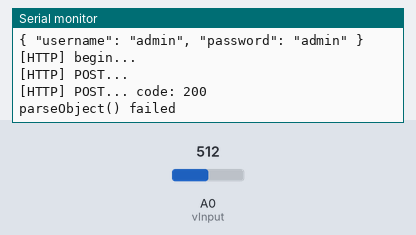
This sketch was run on a simulated ESP8266 (Wemos D1 mini). On the bench: the last lines printed to the serial monitor. The inputs (shaded band) are chosen by the test bench; at power-on: A0 (vInput) = 512. WiFi joins after 1.5 s; servers stay silent unless stated; uploads are accepted with an empty reply.

Above: at 2.9 s.
3.0 s: A0 (vInput) set to 716
At 4.2 s:
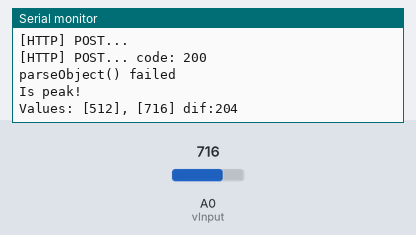
4.5 s: A0 (vInput) set to 900
At 11.7 s:
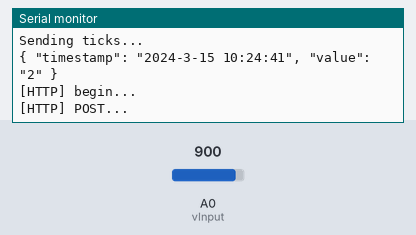

The sketch:

wemos.ino
```cpp
/*Defines*/
#define API_HOST "emonapi.brdk.nl"
#define API_USERNAME "admin"
#define API_PASSWD "admin"

#define API_LOGIN_URI "/login"
#define API_MEASUREMENT_URI "/measurement"

/*Includes*/
#include <ESP8266WiFi.h>          //https://github.com/esp8266/Arduino

//needed for library
#include <DNSServer.h>
#include <ESP8266WebServer.h>
#include <WiFiManager.h>         //https://github.com/tzapu/WiFiManager

#include <ESP8266HTTPClient.h>

#include <TimeLib.h>
#include <WiFiUdp.h>
#include <stdio.h>

#include <ArduinoJson.h>
#include <cstring>

/* Time / NTP stuff */
unsigned int localUDPPort = 2390;      // local port to listen for UDP packets
IPAddress timeServerIP; // time.nist.gov NTP server address
const char* ntpServerName = "time.nist.gov";

const int NTP_PACKET_SIZE = 48; // NTP time stamp is in the first 48 bytes of the message
byte packetBuffer[NTP_PACKET_SIZE]; //buffer to hold incoming and outgoing packets

WiFiUDP Udp; // A UDP instance to let us send and receive packets over UDP

const int timeZone = 0;     // UTC Time
//const int timeZone = 1;     // Central European Time

time_t prevDisplay = 0; // when the digital clock was displayed
time_t lastHttpRequest = 0;

String timestamp;

/*Pins*/
const byte vInput = A0;

/*LDR values and dif margin*/
int oldValue = -1;
int newValue = -1;
int dif = 0;
const int minDif = 10;
const int maxDif = 300;

/*Tick*/
int tick = 0;

void nextValue();
void printValues();
void calcDif();
boolean isPeak();

int HTTPPostFunc(char* URI, const char* reqJson, const char* token, String& responseJson);
void sendMeasurement(int& value);

/*RESTFul client stuff*/
String requestJson = "";
const char* accessToken = "";
String payload = "";
StaticJsonBuffer<200> jsonBuffer;
const char* parsedJsonMessage;

void setupWiFi()
{
	//WiFiManager
	//Local intialization. Once its business is done, there is no need to keep it around
	WiFiManager wifiManager;
	//reset saved settings
	//wifiManager.resetSettings();

	//set custom ip for portal
	//wifiManager.setAPConfig(IPAddress(10,0,1,1), IPAddress(10,0,1,1), IPAddress(255,255,255,0));

	//fetches ssid and pass from eeprom and tries to connect
	//if it does not connect it starts an access point with the specified name
	//here  "AutoConnectAP"
	//and goes into a blocking loop awaiting configuration
	wifiManager.autoConnect();
	//or use this for auto generated name ESP + ChipID
	//wifiManager.autoConnect();


	//if you get here you have connected to the WiFi
	Serial.println("connected...yeey :)");
}

/*-------- NTP / Time code ----------*/

void setupNTP() {
	Serial.println("Starting UDP");
	Udp.begin(localUDPPort);
	Serial.print("Local port: ");
	Serial.println(Udp.localPort());
	Serial.println("waiting for sync");

	WiFi.hostByName(ntpServerName, timeServerIP);

	setSyncProvider(getNtpTime);
}

void digitalClockDisplay() {
	// digital clock display of the time
	Serial.print(hour());
	printDigits(minute());
	printDigits(second());
	Serial.print(" ");
	Serial.print(day());
	Serial.print(".");
	Serial.print(month());
	Serial.print(".");
	Serial.print(year());
	Serial.println();
}

String& getTimeStamp() {
	timestamp = String("");
	timestamp.concat(year());
	timestamp.concat("-");
	timestamp.concat(month());
	timestamp.concat("-");
	timestamp.concat(day());
	timestamp.concat(" ");
	timestamp.concat(hour());
	timestamp.concat(":");
	timestamp.concat(minute());
	timestamp.concat(":");
	timestamp.concat(second());
	return timestamp;
}

void printDigits(int digits) {
	// utility for digital clock display: prints preceding colon and leading 0
	Serial.print(":");
	if (digits < 10)
		Serial.print('0');
	Serial.print(digits);
}

time_t getNtpTime()
{
	while (Udp.parsePacket() > 0); // discard any previously received packets
	Serial.println("Transmit NTP Request");
	sendNTPpacket(timeServerIP);
	uint32_t beginWait = millis();
	while (millis() - beginWait < 1500) {
		int size = Udp.parsePacket();
		if (size >= NTP_PACKET_SIZE) {
			Serial.println("Receive NTP Response");
			Udp.read(packetBuffer, NTP_PACKET_SIZE);  // read packet into the buffer
			unsigned long secsSince1900;
			// convert four bytes starting at location 40 to a long integer
			secsSince1900 = (unsigned long)packetBuffer[40] << 24;
			secsSince1900 |= (unsigned long)packetBuffer[41] << 16;
			secsSince1900 |= (unsigned long)packetBuffer[42] << 8;
			secsSince1900 |= (unsigned long)packetBuffer[43];
			return secsSince1900 - 2208988800UL + timeZone * SECS_PER_HOUR;
		}
	}
	Serial.println("No NTP Response :-(");
	return 0; // return 0 if unable to get the time
}

// send an NTP request to the time server at the given address
void sendNTPpacket(IPAddress &address)
{
	// set all bytes in the buffer to 0
	memset(packetBuffer, 0, NTP_PACKET_SIZE);
	// Initialize values needed to form NTP request
	// (see URL above for details on the packets)
	packetBuffer[0] = 0b11100011;   // LI, Version, Mode
	packetBuffer[1] = 0;     // Stratum, or type of clock
	packetBuffer[2] = 6;     // Polling Interval
	packetBuffer[3] = 0xEC;  // Peer Clock Precision
	// 8 bytes of zero for Root Delay & Root Dispersion
	packetBuffer[12] = 49;
	packetBuffer[13] = 0x4E;
	packetBuffer[14] = 49;
	packetBuffer[15] = 52;
	// all NTP fields have been given values, now
	// you can send a packet requesting a timestamp:
	Udp.beginPacket(address, 123); //NTP requests are to port 123
	Udp.write(packetBuffer, NTP_PACKET_SIZE);
	Udp.endPacket();
}

int getAccessToken() {
	requestJson = String("{ \"username\": \"");
	requestJson.concat(API_USERNAME);
	requestJson.concat("\", \"password\": \"");
	requestJson.concat(API_PASSWD);
	requestJson.concat("\" }");
	Serial.println(requestJson);

	if (HTTPPostFunc(API_LOGIN_URI, requestJson.c_str(), NULL, payload) != 0) {
		Serial.println("HTTP POST failed.");
		return 1;
	}

	JsonObject& root = jsonBuffer.parseObject(payload);
	if (!root.success()) {
		Serial.println("parseObject() failed");
		return 1;
	}
	accessToken = root["token"];

	Serial.println(accessToken);
}

void setup() {
	Serial.begin(115200);
	Serial.println("Setup wemos");
	setupWiFi();
	setupNTP();
	calcDif();
	getAccessToken();
}

void loop() {
	if (isPeak() == true) {
		Serial.println("Is peak!");
		tickFunc();
		printValues();
	}
	//time stuff
	//if (timeStatus() != timeNotSet) {
	//	if (now() != prevDisplay) { //update the display only if time has changed
	//		prevDisplay = now();
	//		//digitalClockDisplay();
	//		//Serial.println(now());
	//		//Serial.println(now() - lastHttpRequest);
	//	}
	//}

	if ((now() - lastHttpRequest) >= 10)
	{
		//Serial.println(millis());
		Serial.println("Sending ticks...");
		sendMeasurement(tick);
		//Serial.println(millis());
	}
	delay(25);
	//end time stuff
	//Serial.println("----------");
}

boolean isPeak() {
	nextValue();
	calcDif();
	boolean higherThanMinDif = dif > minDif;
	boolean lowerThanMaxDif = dif < maxDif;
	boolean inMargin = higherThanMinDif && lowerThanMaxDif;
	//Serial.print(higherThanMinDif);
	//Serial.print(", ");
	//Serial.print(lowerThanMaxDif);
	//Serial.print(" : ");
	//Serial.println(inMargin);
	return inMargin;
}

void calcDif() {
	//Serial.print("Calculate difference in values: ");
	dif = newValue - oldValue;
	//Serial.print(dif);
	if (dif < 0) {
		dif = dif * -1;
	}
	//Serial.print(" becomes: ");
	//Serial.println(dif);
}

void printValues() {
	Serial.print("Values: [");
	Serial.print(oldValue);
	Serial.print("], [");
	Serial.print(newValue);
	Serial.print("] dif:");
	Serial.println(dif);
}

void nextValue() {
	//Serial.print("Get next value from pin: ");
	//Serial.println(vInput);
	oldValue = newValue;
	newValue = analogRead(vInput);
}


void tickFunc() {
	tick++;
}

int HTTPPostFunc(char* URI, const char* reqJson, const char* token, String& responseJson) {
	HTTPClient http;
	Serial.print("[HTTP] begin...\n");
	// configure traged server and url
	//http.begin("https://192.168.1.179/test.html", "7a 9c f4 db 40 d3 62 5a 6e 21 bc 5c cc 66 c8 3e a1 45 59 38"); //HTTPS

	http.begin(API_HOST, 443, URI, "A1 68 0C 37 06 9E 59 35 1A 3F 51 6C 89 5F E2 A8 F4 3E 97 3E");

	Serial.print("[HTTP] POST...\n");
	http.addHeader("Content-Type", "Application/Json");
	if (token != NULL)
		http.addHeader("X-Access-Token", token);
	int httpCode;
	httpCode = http.sendRequest("POST", reqJson);

	lastHttpRequest = now();

	// httpCode will be negative on error
	if (httpCode > 0) {
		// HTTP header has been send and Server response header has been handled
		Serial.printf("[HTTP] POST... code: %d\n", httpCode);

		// file found at server
		responseJson = String(http.getString());
		Serial.println(responseJson);
		if (httpCode == HTTP_CODE_OK || httpCode == HTTP_CODE_CREATED || httpCode == HTTP_CODE_ACCEPTED) {

			// reset tick counter if POST is succeed
			tick = 0;
		}
		else if (httpCode == HTTP_CODE_BAD_REQUEST)
		{
			JsonObject& root = jsonBuffer.parseObject(payload);
			if (!root.success()) {
				Serial.println("parseObject() failed");
				return 1;
			}
			parsedJsonMessage = root["message"];
			if (parsedJsonMessage == "invalid token") {
				getAccessToken(); //get a new access token and go on.
			}
		}
		else {
			// Do nothing...
		}
	}
	else {
		Serial.printf("[HTTP] POST... failed, error: %s\n", http.errorToString(httpCode).c_str());
		return 1;
	}
	http.end();
	return 0;
}

/*  voorbeeld:
 *	{
 *		"timestamp": "2017-03-22 11:16:00",
 * 		"value": "347"
 *	}
 */
void sendMeasurement(int& value) {
	requestJson = String("{ \"timestamp\": \"");
	requestJson.concat(getTimeStamp());
	requestJson.concat("\", \"value\": \"");
	requestJson.concat(value);
	requestJson.concat("\" }");
	Serial.println(requestJson);
	HTTPPostFunc(API_MEASUREMENT_URI, requestJson.c_str(), accessToken, payload);
}
```

Measured:
- after the input at 3.0 s, the serial monitor: prints a new line at once (image 1)
- after the input at 4.5 s, the serial monitor: prints a new line at once (image 2)
